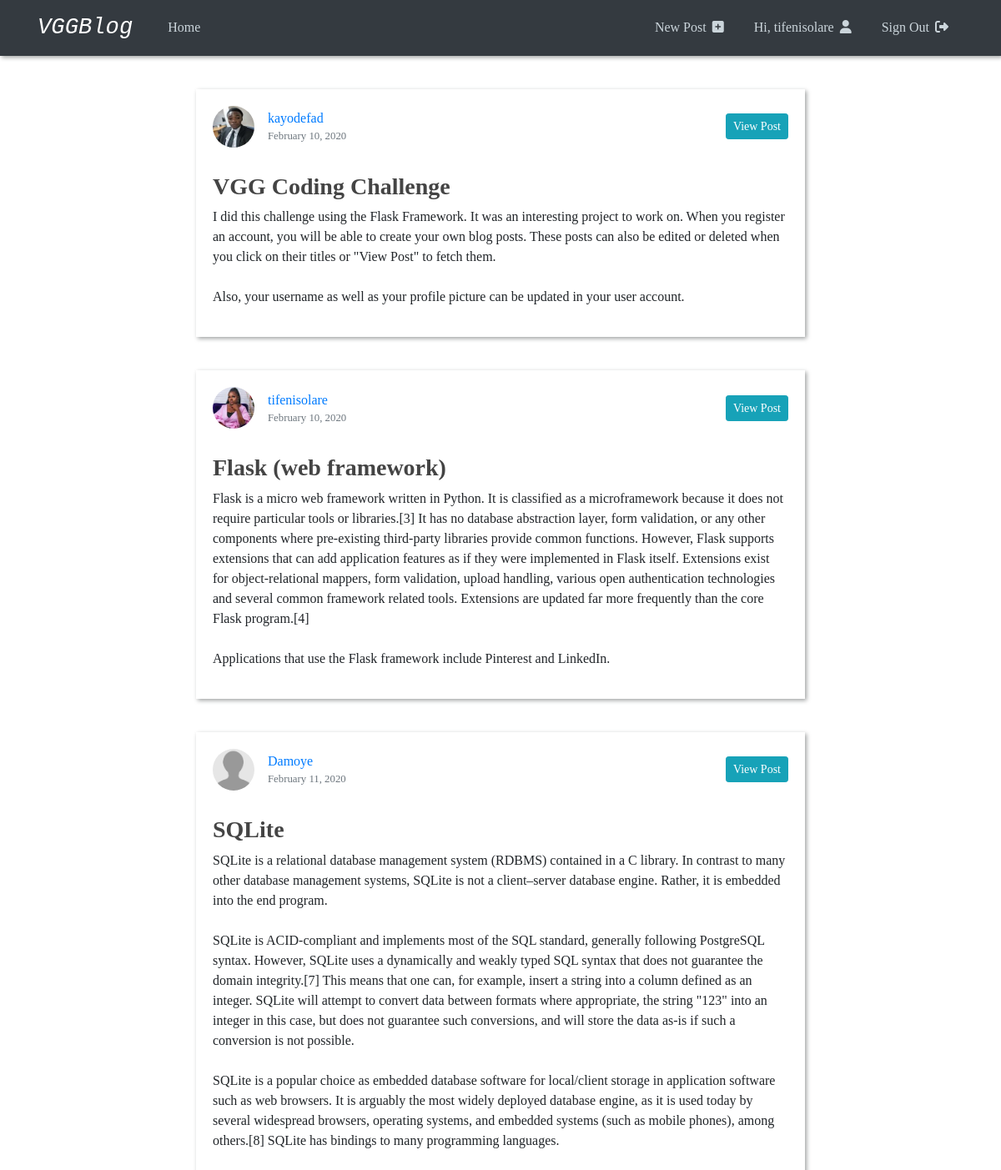
The app's page /home (signed in) with its own data.
### vggblog/models.py (models this page shows, shortened)
class User(db.Model, UserMixin):
  id = db.Column(db.Integer, primary_key=True)
  username = db.Column(db.String(20), unique=True, nullable=False)
  image_file = db.Column(db.String(20), nullable=False, default='default.jpg')
  password = db.Column(db.String(60), nullable=False)
  posts = db.relationship('Post', backref='author', lazy=True)

class Post(db.Model):
  id = db.Column(db.Integer, primary_key=True)
  title = db.Column(db.String(100), nullable=False)
  date_posted = db.Column(db.DateTime, nullable=False, default=datetime.utcnow)
  content = db.Column(db.Text, nullable=False)
  user_id = db.Column(db.Integer, db.ForeignKey('user.id'), nullable=False)

### vggblog/routes.py (the view)
@app.route('/home')
def home():
    posts = Post.query.all()
    return render_template('home.html', posts=posts)

### vggblog/models.py (called while the page is built)
@login_manager.user_loader
def load_user(user_id):
  return User.query.get(int(user_id))

### vggblog/templates/home.html
{% extends "layout.html" %}
{% block content %}
  {% for post in posts %}
  <article class="content-section post">
    <div class="article-header">
      <div class="info-container">
        <img class="rounded-circle article-img" src="{{url_for('static', filename='profile_pics/' + post.author.image_file)}}" alt="">
        <div class="article-metadata">
          <a class="mr-2" href="#">{{ post.author.username }}</a>
          <small class="text-muted">{{ post.date_posted.strftime('%B %d, %Y') }}</small>
        </div>
      </div>
      <a class="btn btn-info btn-sm" href="{{ url_for('post', post_id=post.id) }}" role="button">View Post</a>
    </div>
    <div class="media-body">
      <h3><a class="article-title" href="{{ url_for('post', post_id=post.id) }}">{{ post.title }}</a></h3>
      <p class="article-content">{{ post.content }}</p>
    </div>
  </article>
  {% endfor %}
{% endblock content %}

### vggblog/templates/layout.html (shortened to what this page needs)
<!DOCTYPE html>
<html lang="en">
  <head>
    <link
      rel="stylesheet"
      href="https://stackpath.bootstrapcdn.com/bootstrap/4.4.1/css/bootstrap.min.css"
    />
    <link rel="stylesheet" type="text/css" href="{{ url_for('static', filename='main.css') }}">
  </head>
  <body>
    <header class="site-header">
      <nav class="navbar navbar-expand-md navbar-dark bg-dark">
        <div class="container">
          <a class="navbar-brand mr-4" href="{{ url_for('home') }}">VGGBlog</a>
          <div class="collapse navbar-collapse" id="navbarToggle">
            <div class="navbar-nav mr-auto">
              <a class="nav-item nav-link" href="{{ url_for('home') }}">Home</a>
            </div>
            <div class="navbar-nav">
              {% if current_user.is_authenticated %}
              <a class="nav-item nav-link" href="{{ url_for('new_post') }}">New Post <i class="fas fa-plus-square"></i></a>
              <a class="nav-item nav-link" href="{{ url_for('account') }}">Hi, {{current_user.username}} <i class="fas fa-user"></i></a s>
              <a class="nav-item nav-link" href="{{ url_for('logout') }}">Sign Out <i class="fas fa-sign-out-alt"></i></a>
              {% else %}
              <a class="nav-item nav-link" href="{{ url_for('login') }}">Sign In <i class="fas fa-sign-in-alt"></i></a>
              <a class="nav-item nav-link" href="{{ url_for('register') }}">Become a Member <i class="fas fa-hand-point-right"></i></a>
              {% endif %}
            </div>
          </div>
        </div>
      </nav>
    </header>
    <main role="main" class="container">
    <div class="row">
      <div class="col-md-8 mx-auto">
        {% block content %}{% endblock %}
      </div>
    </div>
    </main>
  </body>
</html>

### vggblog/static/main.css (style rules this page uses)
body { font-family: Cambria, Cochin, Georgia, Times, 'Times New Roman', serif; }
h1, h2, h3, h4, h5, h6 { color: #444444; }
header { position: sticky; top: 0; z-index: 50; box-shadow: 2px 2px 5px rgb(161, 163, 163); }
.site-header .navbar-brand { font-family: 'Cookie', cursive; font-family: 'Courier New', Courier, monospace; font-style: italic; font-size: 1.7rem; }
.site-header .navbar-nav .nav-link { color: #cbd5db; margin: 0 10px; }
.site-header .navbar-nav i { margin-left: 3px; }
main { margin-top: 2.5rem; }
.article-header { display: flex; align-items: center; justify-content: space-between; }
.content-section .info-container { display: flex; align-items: center; }
.post { margin-bottom: 40px; box-shadow: 2px 2px 5px rgb(161, 163, 163); padding: 20px; }
.content-section h3 { margin-top: 30px; }
.article-title { color: #444444; font-weight: bold; }
.article-content { white-space: pre-line; }
.article-img { height: 50px; width: 50px; margin-right: 16px; }
.article-metadata { display: flex; flex-direction: column; }

### records on screen
User: username "tifenisolare"
Post: image_file (picture), author.username "kayodefad", date_posted "February 10, 2020", title "VGG Coding Challenge", content "I did this challenge using the Flask Framework. It was an interesting project to work on. When you register an account, you will be able to create your own blog posts. These posts can also be edited or deleted when you click on their titles or \"View Post\" to fetch them. Also, your username as well as your profile picture can be updated in your user account."
Post: image_file (picture), author.username "tifenisolare", date_posted "February 10, 2020", title "Flask (web framework)", content "Flask is a micro web framework written in Python. It is classified as a microframework because it does not require particular tools or libraries.[3] It has no database abstraction layer, form validation, or any other components where pre-existing third-party libraries provide common functions. However, Flask supports extensions that can add application features as if they were implemented in Flask itself. Extensions exist for object-relational mappers, form validation, upload handling, various open authentication technologies and several common framework related tools. Extensions are updated far more frequently than the core Flask program.[4] Applications that use the Flask framework…"
Post: image_file (placeholder picture), author.username "Damoye", date_posted "February 11, 2020", title "SQLite", content "SQLite is a relational database management system (RDBMS) contained in a C library. In contrast to many other database management systems, SQLite is not a client–server database engine. Rather, it is embedded into the end program. SQLite is ACID-compliant and implements most of the SQL standard, generally following PostgreSQL syntax. However, SQLite uses a dynamically and weakly typed SQL syntax that does not guarantee the domain integrity.[7] This means that one can, for example, insert a string into a column defined as an integer. SQLite will attempt to convert data between formats where appropriate, the string \"123\" into an integer in this case, but does not guarantee such conversions,…"
